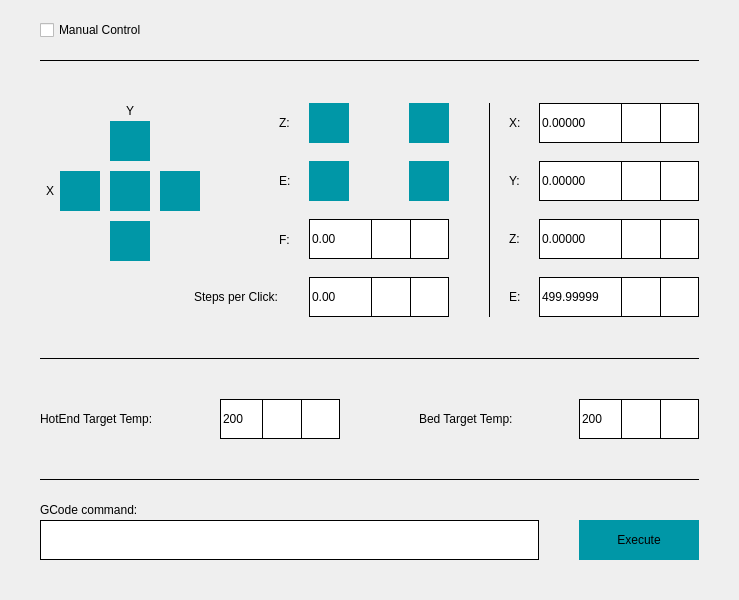
<?xml version="1.0" encoding="UTF-8"?>
<ui version="4.0">
 <class>ManualScreen</class>
 <widget class="QWidget" name="ManualScreen">
  <property name="geometry">
   <rect>
    <x>0</x>
    <y>0</y>
    <width>739</width>
    <height>600</height>
   </rect>
  </property>
  <property name="windowTitle">
   <string>Form</string>
  </property>
  <widget class="QLineEdit" name="gcodeLine">
   <property name="geometry">
    <rect>
     <x>40</x>
     <y>520</y>
     <width>499</width>
     <height>40</height>
    </rect>
   </property>
   <property name="styleSheet">
    <string notr="true">QLineEdit{

	border-color: #000000;
	border-radius: 0px;
	border-width: 1px;
	border-style: solid;
	color: #000000
}</string>
   </property>
  </widget>
  <widget class="QPushButton" name="gcodeExecuteButton">
   <property name="geometry">
    <rect>
     <x>579</x>
     <y>520</y>
     <width>120</width>
     <height>40</height>
    </rect>
   </property>
   <property name="styleSheet">
    <string notr="true">QPushButton{

	border: none;
	background-color: #0097A7;
}

QPushButton:pressed{

	background-color: #00838F;
}

QPushButton:checked{

	background-color: #00838F;
}</string>
   </property>
   <property name="text">
    <string>Execute</string>
   </property>
  </widget>
  <widget class="QLabel" name="gcodeLabel">
   <property name="geometry">
    <rect>
     <x>40</x>
     <y>500</y>
     <width>499</width>
     <height>20</height>
    </rect>
   </property>
   <property name="text">
    <string>GCode command:</string>
   </property>
  </widget>
  <widget class="Line" name="horizontalLine3">
   <property name="geometry">
    <rect>
     <x>40</x>
     <y>479</y>
     <width>659</width>
     <height>1</height>
    </rect>
   </property>
   <property name="styleSheet">
    <string notr="true">background-color: #000000</string>
   </property>
   <property name="orientation">
    <enum>Qt::Horizontal</enum>
   </property>
  </widget>
  <widget class="QDoubleSpinBox" name="xSpinBox">
   <property name="geometry">
    <rect>
     <x>539</x>
     <y>103</y>
     <width>160</width>
     <height>40</height>
    </rect>
   </property>
   <property name="styleSheet">
    <string notr="true">QDoubleSpinBox{

	border-color: #000000;
	border-style: solid;
	border-width: 1px;
	color: #000000;
	width: 42 px;
	height: 38 px;	
}

QDoubleSpinBox::up-button{

	background-color: #FFFFFF;
	border-style: solid;
	border-color: #000000;
	border-width: 1px;
	width: 38 px;
	height: 38 px;
	subcontrol-origin: border;
	subcontrol-position: top right;
}

QDoubleSpinBox::up-button:pressed{

	background-color: #ECEFF1;
}

QDoubleSpinBox::up-arrow{

	image: url(:/Icons/UI/Icons/sharp-add-24px.svg);
}

QDoubleSpinBox::down-button{

	background-color: #FFFFFF;
	border-style: solid;
	border-color: #000000;
	border-width: 1px;
	width: 38 px;
	height: 38 px;
	subcontrol-origin: border;
	subcontrol-position: top right;
	margin-right: 38 px;
}

QDoubleSpinBox::down-button:pressed{

	background-color: #ECEFF1;
}

QDoubleSpinBox::down-arrow{

	image: url(:/Icons/UI/Icons/sharp-remove-24px.svg);
}</string>
   </property>
   <property name="decimals">
    <number>5</number>
   </property>
  </widget>
  <widget class="QSpinBox" name="hotEndTargetTempSpinBox">
   <property name="geometry">
    <rect>
     <x>220</x>
     <y>399</y>
     <width>120</width>
     <height>40</height>
    </rect>
   </property>
   <property name="styleSheet">
    <string notr="true">QSpinBox{

	border-color: #000000;
	border-style: solid;
	border-width: 1px;
	color: #000000;
	width: 42 px;
	height: 38 px;	
}

QSpinBox::up-button{

	background-color: #FFFFFF;
	border-style: solid;
	border-color: #000000;
	border-width: 1px;
	width: 38 px;
	height: 38 px;
	subcontrol-origin: border;
	subcontrol-position: top right;
}

QSpinBox::up-button:pressed{

	background-color: #ECEFF1;
}

QSpinBox::up-arrow{

	image: url(:/Icons/UI/Icons/sharp-add-24px.svg);
}

QSpinBox::down-button{

	background-color: #FFFFFF;
	border-style: solid;
	border-color: #000000;
	border-width: 1px;
	width: 38 px;
	height: 38 px;
	subcontrol-origin: border;
	subcontrol-position: top right;
	margin-right: 38 px;
}

QSpinBox::down-button:pressed{

	background-color: #ECEFF1;
}

QSpinBox::down-arrow{

	image: url(:/Icons/UI/Icons/sharp-remove-24px.svg);
}</string>
   </property>
   <property name="maximum">
    <number>200</number>
   </property>
   <property name="value">
    <number>200</number>
   </property>
  </widget>
  <widget class="QLabel" name="hotEndTargetTempLabel">
   <property name="geometry">
    <rect>
     <x>40</x>
     <y>409</y>
     <width>140</width>
     <height>20</height>
    </rect>
   </property>
   <property name="text">
    <string>HotEnd Target Temp:</string>
   </property>
  </widget>
  <widget class="QLabel" name="bedTargetTempLabel">
   <property name="geometry">
    <rect>
     <x>419</x>
     <y>409</y>
     <width>120</width>
     <height>20</height>
    </rect>
   </property>
   <property name="text">
    <string>Bed Target Temp:</string>
   </property>
  </widget>
  <widget class="QSpinBox" name="bedTargetTempSpinBox">
   <property name="geometry">
    <rect>
     <x>579</x>
     <y>399</y>
     <width>120</width>
     <height>40</height>
    </rect>
   </property>
   <property name="styleSheet">
    <string notr="true">QSpinBox{

	border-color: #000000;
	border-style: solid;
	border-width: 1px;
	color: #000000;
	width: 42 px;
	height: 38 px;	
}

QSpinBox::up-button{

	background-color: #FFFFFF;
	border-style: solid;
	border-color: #000000;
	border-width: 1px;
	width: 38 px;
	height: 38 px;
	subcontrol-origin: border;
	subcontrol-position: top right;
}

QSpinBox::up-button:pressed{

	background-color: #ECEFF1;
}

QSpinBox::up-arrow{

	image: url(:/Icons/UI/Icons/sharp-add-24px.svg);
}

QSpinBox::down-button{

	background-color: #FFFFFF;
	border-style: solid;
	border-color: #000000;
	border-width: 1px;
	width: 38 px;
	height: 38 px;
	subcontrol-origin: border;
	subcontrol-position: top right;
	margin-right: 38 px;
}

QSpinBox::down-button:pressed{

	background-color: #ECEFF1;
}

QSpinBox::down-arrow{

	image: url(:/Icons/UI/Icons/sharp-remove-24px.svg);
}</string>
   </property>
   <property name="maximum">
    <number>200</number>
   </property>
   <property name="value">
    <number>200</number>
   </property>
  </widget>
  <widget class="Line" name="horizontalLine2">
   <property name="geometry">
    <rect>
     <x>40</x>
     <y>358</y>
     <width>659</width>
     <height>1</height>
    </rect>
   </property>
   <property name="styleSheet">
    <string notr="true">background-color: #000000</string>
   </property>
   <property name="orientation">
    <enum>Qt::Horizontal</enum>
   </property>
  </widget>
  <widget class="QCheckBox" name="manualControlCheckBox">
   <property name="geometry">
    <rect>
     <x>40</x>
     <y>20</y>
     <width>140</width>
     <height>20</height>
    </rect>
   </property>
   <property name="styleSheet">
    <string notr="true">QCheckBox::indicator:unchecked{

	image: url(:/Icons/UI/Icons/sharp-check_box_outline_blank-24px.svg);
}

QCheckBox::indicator:checked{

	image: url(:/Icons/UI/Icons/sharp-check_box-24px.svg);
}</string>
   </property>
   <property name="text">
    <string>Manual Control</string>
   </property>
   <property name="checked">
    <bool>false</bool>
   </property>
  </widget>
  <widget class="QPushButton" name="xAxisPositiveButton">
   <property name="geometry">
    <rect>
     <x>160</x>
     <y>171</y>
     <width>40</width>
     <height>40</height>
    </rect>
   </property>
   <property name="styleSheet">
    <string notr="true">QPushButton{

	border: none;
	background-color: #0097A7;
}

QPushButton:pressed{

	background-color: #00838F;
}

QPushButton:checked{

	background-color: #00838F;
}</string>
   </property>
   <property name="text">
    <string/>
   </property>
   <property name="icon">
    <iconset resource="../../icons.qrc">
     <normaloff>:/Icons/UI/Icons/sharp-keyboard_arrow_right-24px.svg</normaloff>:/Icons/UI/Icons/sharp-keyboard_arrow_right-24px.svg</iconset>
   </property>
   <property name="iconSize">
    <size>
     <width>40</width>
     <height>40</height>
    </size>
   </property>
  </widget>
  <widget class="QPushButton" name="xAxisNegativeButton">
   <property name="geometry">
    <rect>
     <x>60</x>
     <y>171</y>
     <width>40</width>
     <height>40</height>
    </rect>
   </property>
   <property name="styleSheet">
    <string notr="true">QPushButton{

	border: none;
	background-color: #0097A7;
}

QPushButton:pressed{

	background-color: #00838F;
}

QPushButton:checked{

	background-color: #00838F;
}</string>
   </property>
   <property name="text">
    <string/>
   </property>
   <property name="icon">
    <iconset resource="../../icons.qrc">
     <normaloff>:/Icons/UI/Icons/sharp-keyboard_arrow_left-24px.svg</normaloff>:/Icons/UI/Icons/sharp-keyboard_arrow_left-24px.svg</iconset>
   </property>
   <property name="iconSize">
    <size>
     <width>40</width>
     <height>40</height>
    </size>
   </property>
  </widget>
  <widget class="QPushButton" name="yAxisPositiveButton">
   <property name="geometry">
    <rect>
     <x>110</x>
     <y>121</y>
     <width>40</width>
     <height>40</height>
    </rect>
   </property>
   <property name="styleSheet">
    <string notr="true">QPushButton{

	border: none;
	background-color: #0097A7;
}

QPushButton:pressed{

	background-color: #00838F;
}

QPushButton:checked{

	background-color: #00838F;
}</string>
   </property>
   <property name="text">
    <string/>
   </property>
   <property name="icon">
    <iconset resource="../../icons.qrc">
     <normaloff>:/Icons/UI/Icons/sharp-keyboard_arrow_up-24px.svg</normaloff>:/Icons/UI/Icons/sharp-keyboard_arrow_up-24px.svg</iconset>
   </property>
   <property name="iconSize">
    <size>
     <width>40</width>
     <height>40</height>
    </size>
   </property>
  </widget>
  <widget class="QPushButton" name="yAxisNegativeButton">
   <property name="geometry">
    <rect>
     <x>110</x>
     <y>221</y>
     <width>40</width>
     <height>40</height>
    </rect>
   </property>
   <property name="styleSheet">
    <string notr="true">QPushButton{

	border: none;
	background-color: #0097A7;
}

QPushButton:pressed{

	background-color: #00838F;
}

QPushButton:checked{

	background-color: #00838F;
}</string>
   </property>
   <property name="text">
    <string/>
   </property>
   <property name="icon">
    <iconset resource="../../icons.qrc">
     <normaloff>:/Icons/UI/Icons/sharp-keyboard_arrow_down-24px.svg</normaloff>:/Icons/UI/Icons/sharp-keyboard_arrow_down-24px.svg</iconset>
   </property>
   <property name="iconSize">
    <size>
     <width>40</width>
     <height>40</height>
    </size>
   </property>
  </widget>
  <widget class="Line" name="horizontalLine1">
   <property name="geometry">
    <rect>
     <x>40</x>
     <y>60</y>
     <width>659</width>
     <height>1</height>
    </rect>
   </property>
   <property name="styleSheet">
    <string notr="true">background-color: #000000</string>
   </property>
   <property name="orientation">
    <enum>Qt::Horizontal</enum>
   </property>
  </widget>
  <widget class="QPushButton" name="homeButton">
   <property name="geometry">
    <rect>
     <x>110</x>
     <y>171</y>
     <width>40</width>
     <height>40</height>
    </rect>
   </property>
   <property name="styleSheet">
    <string notr="true">QPushButton{

	border: none;
	background-color: #0097A7;
}

QPushButton:pressed{

	background-color: #00838F;
}

QPushButton:checked{

	background-color: #00838F;
}</string>
   </property>
   <property name="text">
    <string/>
   </property>
   <property name="icon">
    <iconset resource="../../icons.qrc">
     <normaloff>:/Icons/UI/Icons/sharp-home-24px.svg</normaloff>:/Icons/UI/Icons/sharp-home-24px.svg</iconset>
   </property>
   <property name="iconSize">
    <size>
     <width>40</width>
     <height>40</height>
    </size>
   </property>
  </widget>
  <widget class="QLabel" name="xLabel">
   <property name="geometry">
    <rect>
     <x>40</x>
     <y>181</y>
     <width>20</width>
     <height>20</height>
    </rect>
   </property>
   <property name="text">
    <string>X</string>
   </property>
   <property name="alignment">
    <set>Qt::AlignCenter</set>
   </property>
  </widget>
  <widget class="QLabel" name="yLabel">
   <property name="geometry">
    <rect>
     <x>120</x>
     <y>101</y>
     <width>20</width>
     <height>20</height>
    </rect>
   </property>
   <property name="text">
    <string>Y</string>
   </property>
   <property name="alignment">
    <set>Qt::AlignCenter</set>
   </property>
  </widget>
  <widget class="QDoubleSpinBox" name="ySpinBox">
   <property name="geometry">
    <rect>
     <x>539</x>
     <y>161</y>
     <width>160</width>
     <height>40</height>
    </rect>
   </property>
   <property name="styleSheet">
    <string notr="true">QDoubleSpinBox{

	border-color: #000000;
	border-style: solid;
	border-width: 1px;
	color: #000000;
	width: 42 px;
	height: 38 px;	
}

QDoubleSpinBox::up-button{

	background-color: #FFFFFF;
	border-style: solid;
	border-color: #000000;
	border-width: 1px;
	width: 38 px;
	height: 38 px;
	subcontrol-origin: border;
	subcontrol-position: top right;
}

QDoubleSpinBox::up-button:pressed{

	background-color: #ECEFF1;
}

QDoubleSpinBox::up-arrow{

	image: url(:/Icons/UI/Icons/sharp-add-24px.svg);
}

QDoubleSpinBox::down-button{

	background-color: #FFFFFF;
	border-style: solid;
	border-color: #000000;
	border-width: 1px;
	width: 38 px;
	height: 38 px;
	subcontrol-origin: border;
	subcontrol-position: top right;
	margin-right: 38 px;
}

QDoubleSpinBox::down-button:pressed{

	background-color: #ECEFF1;
}

QDoubleSpinBox::down-arrow{

	image: url(:/Icons/UI/Icons/sharp-remove-24px.svg);
}</string>
   </property>
   <property name="decimals">
    <number>5</number>
   </property>
  </widget>
  <widget class="QDoubleSpinBox" name="zSpinBox">
   <property name="geometry">
    <rect>
     <x>539</x>
     <y>219</y>
     <width>160</width>
     <height>40</height>
    </rect>
   </property>
   <property name="styleSheet">
    <string notr="true">QDoubleSpinBox{

	border-color: #000000;
	border-style: solid;
	border-width: 1px;
	color: #000000;
	width: 42 px;
	height: 38 px;	
}

QDoubleSpinBox::up-button{

	background-color: #FFFFFF;
	border-style: solid;
	border-color: #000000;
	border-width: 1px;
	width: 38 px;
	height: 38 px;
	subcontrol-origin: border;
	subcontrol-position: top right;
}

QDoubleSpinBox::up-button:pressed{

	background-color: #ECEFF1;
}

QDoubleSpinBox::up-arrow{

	image: url(:/Icons/UI/Icons/sharp-add-24px.svg);
}

QDoubleSpinBox::down-button{

	background-color: #FFFFFF;
	border-style: solid;
	border-color: #000000;
	border-width: 1px;
	width: 38 px;
	height: 38 px;
	subcontrol-origin: border;
	subcontrol-position: top right;
	margin-right: 38 px;
}

QDoubleSpinBox::down-button:pressed{

	background-color: #ECEFF1;
}

QDoubleSpinBox::down-arrow{

	image: url(:/Icons/UI/Icons/sharp-remove-24px.svg);
}</string>
   </property>
   <property name="decimals">
    <number>5</number>
   </property>
  </widget>
  <widget class="QDoubleSpinBox" name="eSpinBox">
   <property name="geometry">
    <rect>
     <x>539</x>
     <y>277</y>
     <width>160</width>
     <height>40</height>
    </rect>
   </property>
   <property name="styleSheet">
    <string notr="true">QDoubleSpinBox{

	border-color: #000000;
	border-style: solid;
	border-width: 1px;
	color: #000000;
	width: 42 px;
	height: 38 px;	
}

QDoubleSpinBox::up-button{

	background-color: #FFFFFF;
	border-style: solid;
	border-color: #000000;
	border-width: 1px;
	width: 38 px;
	height: 38 px;
	subcontrol-origin: border;
	subcontrol-position: top right;
}

QDoubleSpinBox::up-button:pressed{

	background-color: #ECEFF1;
}

QDoubleSpinBox::up-arrow{

	image: url(:/Icons/UI/Icons/sharp-add-24px.svg);
}

QDoubleSpinBox::down-button{

	background-color: #FFFFFF;
	border-style: solid;
	border-color: #000000;
	border-width: 1px;
	width: 38 px;
	height: 38 px;
	subcontrol-origin: border;
	subcontrol-position: top right;
	margin-right: 38 px;
}

QDoubleSpinBox::down-button:pressed{

	background-color: #ECEFF1;
}

QDoubleSpinBox::down-arrow{

	image: url(:/Icons/UI/Icons/sharp-remove-24px.svg);
}</string>
   </property>
   <property name="decimals">
    <number>5</number>
   </property>
   <property name="minimum">
    <double>-1.000000000000000</double>
   </property>
   <property name="maximum">
    <double>500.000000000000000</double>
   </property>
   <property name="singleStep">
    <double>1.000000000000000</double>
   </property>
   <property name="value">
    <double>499.999990000000025</double>
   </property>
  </widget>
  <widget class="QLabel" name="xSpinBoxLabel">
   <property name="geometry">
    <rect>
     <x>509</x>
     <y>113</y>
     <width>20</width>
     <height>20</height>
    </rect>
   </property>
   <property name="text">
    <string>X:</string>
   </property>
  </widget>
  <widget class="QLabel" name="ySpinBoxLabel">
   <property name="geometry">
    <rect>
     <x>509</x>
     <y>171</y>
     <width>20</width>
     <height>20</height>
    </rect>
   </property>
   <property name="text">
    <string>Y:</string>
   </property>
  </widget>
  <widget class="QLabel" name="zSpinBoxLabel">
   <property name="geometry">
    <rect>
     <x>509</x>
     <y>229</y>
     <width>20</width>
     <height>20</height>
    </rect>
   </property>
   <property name="text">
    <string>Z:</string>
   </property>
  </widget>
  <widget class="QLabel" name="eSpinBoxLabel">
   <property name="geometry">
    <rect>
     <x>509</x>
     <y>287</y>
     <width>20</width>
     <height>20</height>
    </rect>
   </property>
   <property name="text">
    <string>E:</string>
   </property>
  </widget>
  <widget class="Line" name="verticaLine1">
   <property name="geometry">
    <rect>
     <x>489</x>
     <y>103</y>
     <width>1</width>
     <height>214</height>
    </rect>
   </property>
   <property name="styleSheet">
    <string notr="true">background-color: #000000</string>
   </property>
   <property name="orientation">
    <enum>Qt::Vertical</enum>
   </property>
  </widget>
  <widget class="QDoubleSpinBox" name="fSpinBox">
   <property name="geometry">
    <rect>
     <x>309</x>
     <y>219</y>
     <width>140</width>
     <height>40</height>
    </rect>
   </property>
   <property name="styleSheet">
    <string notr="true">QDoubleSpinBox{

	border-color: #000000;
	border-style: solid;
	border-width: 1px;
	color: #000000;
	width: 42 px;
	height: 38 px;	
}

QDoubleSpinBox::up-button{

	background-color: #FFFFFF;
	border-style: solid;
	border-color: #000000;
	border-width: 1px;
	width: 38 px;
	height: 38 px;
	subcontrol-origin: border;
	subcontrol-position: top right;
}

QDoubleSpinBox::up-button:pressed{

	background-color: #ECEFF1;
}

QDoubleSpinBox::up-arrow{

	image: url(:/Icons/UI/Icons/sharp-add-24px.svg);
}

QDoubleSpinBox::down-button{

	background-color: #FFFFFF;
	border-style: solid;
	border-color: #000000;
	border-width: 1px;
	width: 38 px;
	height: 38 px;
	subcontrol-origin: border;
	subcontrol-position: top right;
	margin-right: 38 px;
}

QDoubleSpinBox::down-button:pressed{

	background-color: #ECEFF1;
}

QDoubleSpinBox::down-arrow{

	image: url(:/Icons/UI/Icons/sharp-remove-24px.svg);
}</string>
   </property>
   <property name="decimals">
    <number>2</number>
   </property>
  </widget>
  <widget class="QDoubleSpinBox" name="buttonChangeSpinBox">
   <property name="geometry">
    <rect>
     <x>309</x>
     <y>277</y>
     <width>140</width>
     <height>40</height>
    </rect>
   </property>
   <property name="styleSheet">
    <string notr="true">QDoubleSpinBox{

	border-color: #000000;
	border-style: solid;
	border-width: 1px;
	color: #000000;
	width: 42 px;
	height: 38 px;	
}

QDoubleSpinBox::up-button{

	background-color: #FFFFFF;
	border-style: solid;
	border-color: #000000;
	border-width: 1px;
	width: 38 px;
	height: 38 px;
	subcontrol-origin: border;
	subcontrol-position: top right;
}

QDoubleSpinBox::up-button:pressed{

	background-color: #ECEFF1;
}

QDoubleSpinBox::up-arrow{

	image: url(:/Icons/UI/Icons/sharp-add-24px.svg);
}

QDoubleSpinBox::down-button{

	background-color: #FFFFFF;
	border-style: solid;
	border-color: #000000;
	border-width: 1px;
	width: 38 px;
	height: 38 px;
	subcontrol-origin: border;
	subcontrol-position: top right;
	margin-right: 38 px;
}

QDoubleSpinBox::down-button:pressed{

	background-color: #ECEFF1;
}

QDoubleSpinBox::down-arrow{

	image: url(:/Icons/UI/Icons/sharp-remove-24px.svg);
}</string>
   </property>
   <property name="decimals">
    <number>2</number>
   </property>
  </widget>
  <widget class="QLabel" name="fLabel">
   <property name="geometry">
    <rect>
     <x>279</x>
     <y>230</y>
     <width>20</width>
     <height>20</height>
    </rect>
   </property>
   <property name="text">
    <string>F:</string>
   </property>
  </widget>
  <widget class="QLabel" name="stepsPerClickLabel">
   <property name="geometry">
    <rect>
     <x>194</x>
     <y>287</y>
     <width>105</width>
     <height>20</height>
    </rect>
   </property>
   <property name="text">
    <string>Steps per Click:</string>
   </property>
  </widget>
  <widget class="QPushButton" name="extruderPositiveButton">
   <property name="geometry">
    <rect>
     <x>409</x>
     <y>161</y>
     <width>40</width>
     <height>40</height>
    </rect>
   </property>
   <property name="styleSheet">
    <string notr="true">QPushButton{

	border: none;
	background-color: #0097A7;
}

QPushButton:pressed{

	background-color: #00838F;
}

QPushButton:checked{

	background-color: #00838F;
}</string>
   </property>
   <property name="text">
    <string/>
   </property>
   <property name="icon">
    <iconset resource="../../icons.qrc">
     <normaloff>:/Icons/UI/Icons/sharp-keyboard_arrow_right-24px.svg</normaloff>:/Icons/UI/Icons/sharp-keyboard_arrow_right-24px.svg</iconset>
   </property>
   <property name="iconSize">
    <size>
     <width>40</width>
     <height>40</height>
    </size>
   </property>
  </widget>
  <widget class="QPushButton" name="extruderNegativeButton">
   <property name="geometry">
    <rect>
     <x>309</x>
     <y>161</y>
     <width>40</width>
     <height>40</height>
    </rect>
   </property>
   <property name="styleSheet">
    <string notr="true">QPushButton{

	border: none;
	background-color: #0097A7;
}

QPushButton:pressed{

	background-color: #00838F;
}

QPushButton:checked{

	background-color: #00838F;
}</string>
   </property>
   <property name="text">
    <string/>
   </property>
   <property name="icon">
    <iconset resource="../../icons.qrc">
     <normaloff>:/Icons/UI/Icons/sharp-keyboard_arrow_left-24px.svg</normaloff>:/Icons/UI/Icons/sharp-keyboard_arrow_left-24px.svg</iconset>
   </property>
   <property name="iconSize">
    <size>
     <width>40</width>
     <height>40</height>
    </size>
   </property>
  </widget>
  <widget class="QLabel" name="eLabel">
   <property name="geometry">
    <rect>
     <x>279</x>
     <y>171</y>
     <width>20</width>
     <height>20</height>
    </rect>
   </property>
   <property name="text">
    <string>E:</string>
   </property>
  </widget>
  <widget class="QPushButton" name="zAxisPositiveButton">
   <property name="geometry">
    <rect>
     <x>409</x>
     <y>103</y>
     <width>40</width>
     <height>40</height>
    </rect>
   </property>
   <property name="styleSheet">
    <string notr="true">QPushButton{

	border: none;
	background-color: #0097A7;
}

QPushButton:pressed{

	background-color: #00838F;
}

QPushButton:checked{

	background-color: #00838F;
}</string>
   </property>
   <property name="text">
    <string/>
   </property>
   <property name="icon">
    <iconset resource="../../icons.qrc">
     <normaloff>:/Icons/UI/Icons/sharp-keyboard_arrow_right-24px.svg</normaloff>:/Icons/UI/Icons/sharp-keyboard_arrow_right-24px.svg</iconset>
   </property>
   <property name="iconSize">
    <size>
     <width>40</width>
     <height>40</height>
    </size>
   </property>
  </widget>
  <widget class="QPushButton" name="zAxisNegativeButton">
   <property name="geometry">
    <rect>
     <x>309</x>
     <y>103</y>
     <width>40</width>
     <height>40</height>
    </rect>
   </property>
   <property name="styleSheet">
    <string notr="true">QPushButton{

	border: none;
	background-color: #0097A7;
}

QPushButton:pressed{

	background-color: #00838F;
}

QPushButton:checked{

	background-color: #00838F;
}</string>
   </property>
   <property name="text">
    <string/>
   </property>
   <property name="icon">
    <iconset resource="../../icons.qrc">
     <normaloff>:/Icons/UI/Icons/sharp-keyboard_arrow_left-24px.svg</normaloff>:/Icons/UI/Icons/sharp-keyboard_arrow_left-24px.svg</iconset>
   </property>
   <property name="iconSize">
    <size>
     <width>40</width>
     <height>40</height>
    </size>
   </property>
  </widget>
  <widget class="QLabel" name="zLabel">
   <property name="geometry">
    <rect>
     <x>279</x>
     <y>113</y>
     <width>20</width>
     <height>20</height>
    </rect>
   </property>
   <property name="text">
    <string>Z:</string>
   </property>
  </widget>
 </widget>
 <resources>
  <include location="../../icons.qrc"/>
 </resources>
 <connections/>
</ui>
